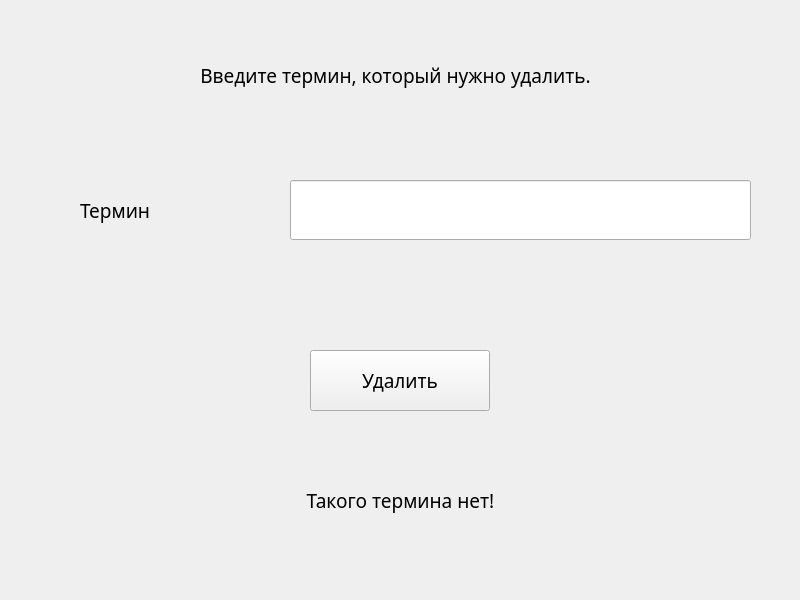
<?xml version="1.0" encoding="UTF-8"?>
<ui version="4.0">
 <class>Remove</class>
 <widget class="QWidget" name="Remove">
  <property name="geometry">
   <rect>
    <x>0</x>
    <y>0</y>
    <width>800</width>
    <height>600</height>
   </rect>
  </property>
  <property name="font">
   <font>
    <family>Bahnschrift Light</family>
    <pointsize>14</pointsize>
   </font>
  </property>
  <property name="windowTitle">
   <string>Удаление термина</string>
  </property>
  <widget class="QLabel" name="label">
   <property name="geometry">
    <rect>
     <x>40</x>
     <y>40</y>
     <width>711</width>
     <height>71</height>
    </rect>
   </property>
   <property name="font">
    <font>
     <family>Bahnschrift Light</family>
     <pointsize>14</pointsize>
    </font>
   </property>
   <property name="text">
    <string>Введите термин, который нужно удалить.</string>
   </property>
   <property name="alignment">
    <set>Qt::AlignCenter</set>
   </property>
  </widget>
  <widget class="QLabel" name="label_2">
   <property name="geometry">
    <rect>
     <x>80</x>
     <y>180</y>
     <width>181</width>
     <height>60</height>
    </rect>
   </property>
   <property name="text">
    <string>Термин</string>
   </property>
  </widget>
  <widget class="QLineEdit" name="termEdit">
   <property name="geometry">
    <rect>
     <x>290</x>
     <y>180</y>
     <width>461</width>
     <height>60</height>
    </rect>
   </property>
  </widget>
  <widget class="QPushButton" name="removeButton">
   <property name="geometry">
    <rect>
     <x>310</x>
     <y>350</y>
     <width>180</width>
     <height>61</height>
    </rect>
   </property>
   <property name="text">
    <string>Удалить</string>
   </property>
  </widget>
  <widget class="QLabel" name="message">
   <property name="geometry">
    <rect>
     <x>50</x>
     <y>470</y>
     <width>701</width>
     <height>61</height>
    </rect>
   </property>
   <property name="text">
    <string>Такого термина нет!</string>
   </property>
   <property name="alignment">
    <set>Qt::AlignCenter</set>
   </property>
  </widget>
 </widget>
 <resources/>
 <connections/>
</ui>
